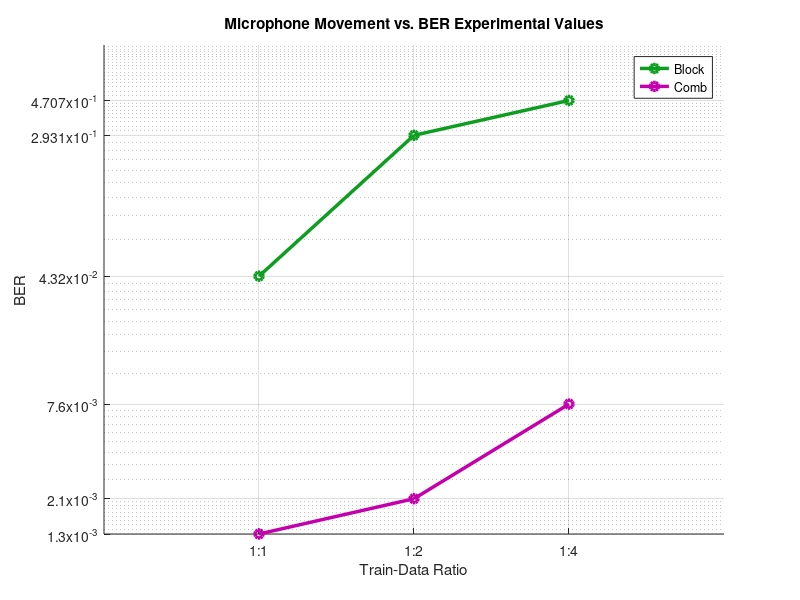

Reproduce this figure in MATLAB.
% EE-442 Wireless Receivers: algorithms and architectures
% Final Project: OFDM Audio Transmission System
% EPFL Fall 2022
% Authors: Dong Chu, Han Miao, Huan-Ying Yeh

%% Visualization_05_Training_Intervals
% Change the interval of pilot/training symbol insertion and compare the
% resulting experimental BER with the audio transmission system

% Plotted experimental data.
x = [1 2 3];

ber_block = [0.0432, 0.2931, 0.4707];
ber_comb = [0.0013, 0.0021, 0.0076];

% Plot on the axis
figure();
hold on 
plot(x, ber_block , 'o-',  'Color','#0d9e20','LineWidth', 2.5);
plot(x, ber_comb ,  'o-',  'Color', '#c400ac','LineWidth', 2.5);

xlim([0 4]);
ylim([0 1]);

set(gca, 'YScale', 'log')
ticks = sort([ber_block, ber_comb]);
yticks(ticks)

xticks(x);
xticklabels({'1:1','1:2','1:4'})

xlabel('Train-Data Ratio');
ylabel('BER')
%ytickformat('percentage')

legend('Block', 'Comb', 'Location', 'Best');
grid on

title('Microphone Movement vs. BER Experimental Values');
saveas(gcf, 'plots/task03/Train_Intervals_vs_BER.png');
